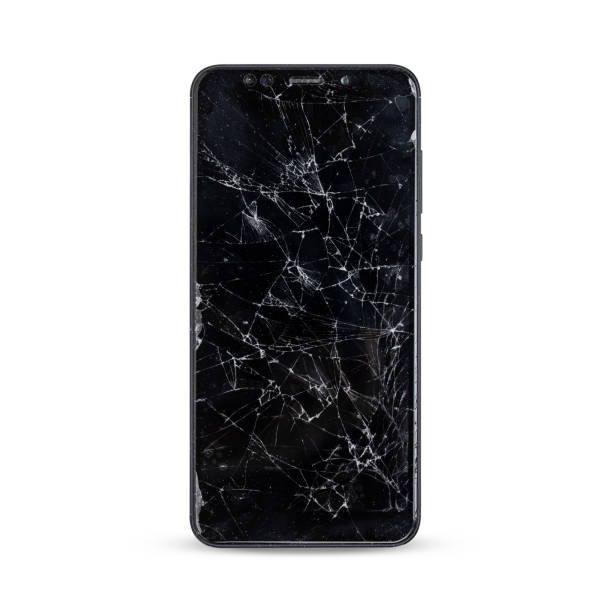
#> input picture Scripts/img.jpg, 612 x 612 px, found by its file name
$ python new.py   (older library calls are emulated)
#> lines starting #> are read from the running program, lines starting #| are printed output that depends on the picture; after the words box and inside, x2 and y2 are one past the last pixel; in counts of white or black regions, pixels touching at a corner belong together
import cv2
import numpy as np

img = cv2.imread("/home/imad/SurgicalToolsPose/Scripts/img.jpg", cv2.IMREAD_GRAYSCALE)
#> img: shape (612, 612); min 0, max 255, mean 186.7

#blurred = cv2.GaussianBlur(img, (3, 3), 0)

# Edge detection
grad_x = cv2.Sobel(img, cv2.CV_64F, 1, 0, ksize=3)
grad_y = cv2.Sobel(img, cv2.CV_64F, 0, 1, ksize=3)
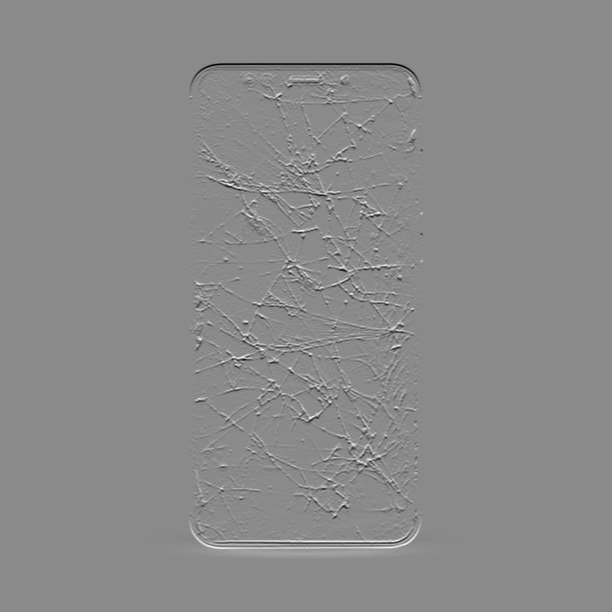
#> grad_y: shape (612, 612) float64; min -828, max 695, mean 0; drawn with min black and max white
magnitude = cv2.magnitude(grad_x, grad_y)
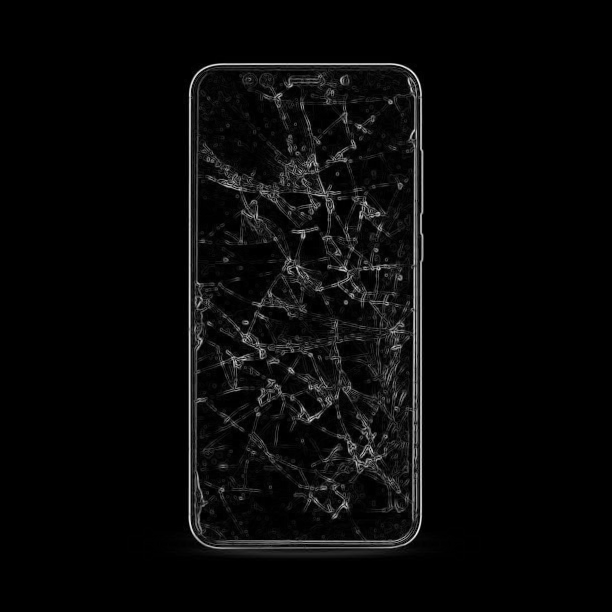
#> magnitude: shape (612, 612) float64; min 0, max 933.6, mean 30.6; drawn with min black and max white

# Thresh
_, edges = cv2.threshold(magnitude, 30, 255, cv2.THRESH_BINARY)
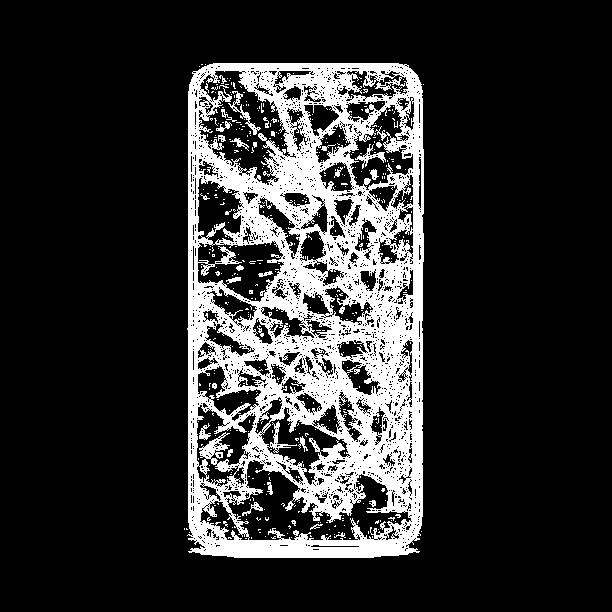
#> edges: shape (612, 612) float64; 18.3% white; 463 white regions (434 under 20 px), largest, box (x1, y1, x2, y2) and area: (187, 63, 424, 558) 65892, (228, 91, 261, 135) 242, (355, 144, 386, 169) 195
edges = edges.astype(np.uint8)

#cleaning
kernel = np.ones((3, 3), np.uint8)
cleaned = cv2.morphologyEx(edges, cv2.MORPH_CLOSE, kernel, iterations=1)
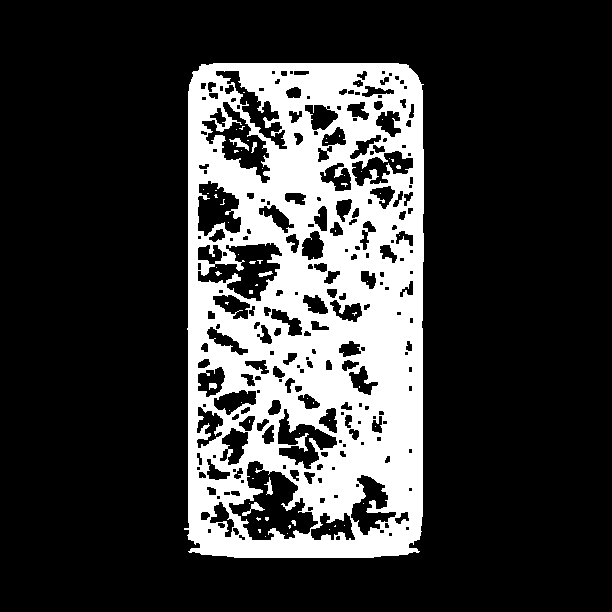
#> cleaned: shape (612, 612); 22.1% white; 66 white regions (58 under 20 px), largest, box (x1, y1, x2, y2) and area: (184, 63, 424, 558) 82280, (242, 502, 265, 516) 101, (229, 138, 249, 151) 97

skeleton = cv2.ximgproc.thinning(cleaned) if hasattr(cv2, 'ximgproc') else cleaned
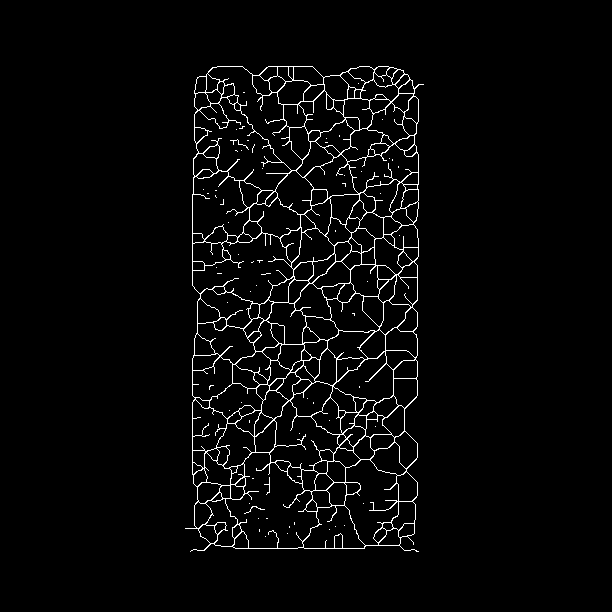
#> skeleton: shape (612, 612); 3.1% white in thin lines or dots, all inside (x1, y1, x2, y2) = (185, 66, 424, 552)

num_labels, labels, stats, centroids = cv2.connectedComponentsWithStats(cleaned)
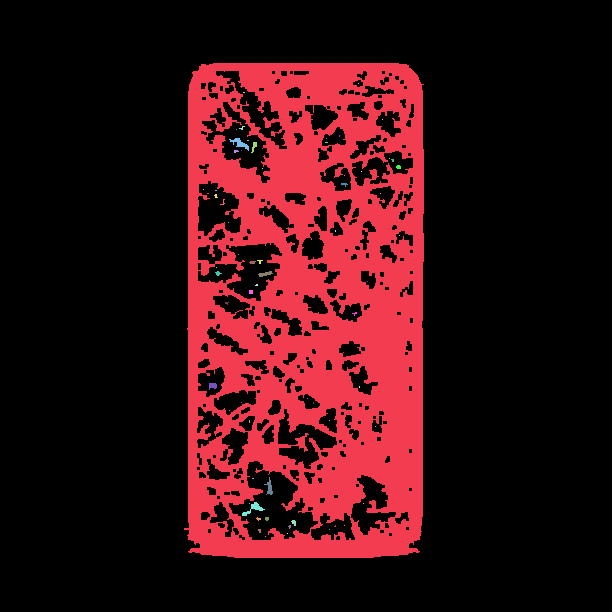
#> labels: shape (612, 612) int32; 67 distinct labels, from 0 to 66; one colour per label, 0 black
#> num_labels = 67; stats = 67 rows, first 6: [0, 0, 612, 612, 291589], [184, 63, 240, 495, 82280], [358, 83, 1, 1, 1], [243, 92, 2, 1, 2], [382, 119, 1, 1, 1], [239, 126, 6, 4, 10]; centroids = 67 pairs, first value 203 to 399, second value 83 to 536

output = cv2.cvtColor(img, cv2.COLOR_GRAY2BGR)

for i in range(1, num_labels):
    x, y, w, h, area = stats[i]
    if area < 20:
        continue
    cv2.rectangle(output, (x, y), (x + w, y + h), (0, 0, 255), 1)
    cv2.putText(output, f"#{i}", (x, y - 5), cv2.FONT_HERSHEY_SIMPLEX, 0.4, (0, 255, 0), 1)
#> this loop made 66 passes
#> (x, y, w, h, area) on passes 1, 8, 11, 36, 42, 52, 55, 59: (184, 63, 240, 495, 82280), (229, 138, 20, 13, 97), (251, 142, 6, 11, 33), (258, 271, 15, 6, 49), (209, 383, 8, 7, 43), (264, 477, 9, 18, 67), (242, 502, 23, 14, 101), (291, 520, 5, 6, 20)
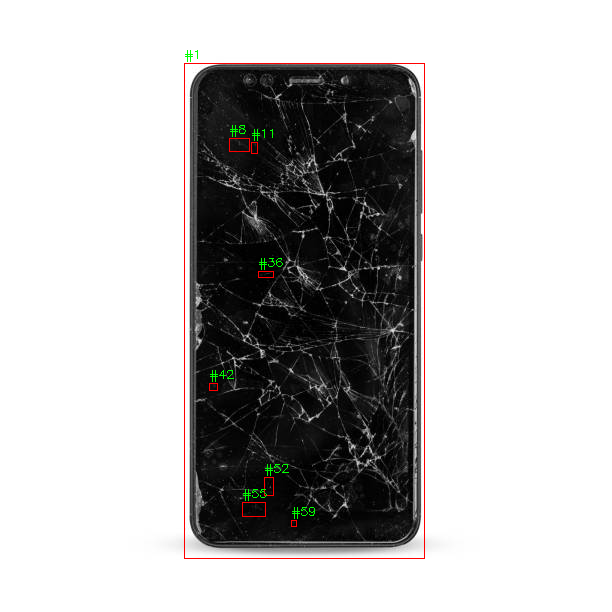
#> output: shape (612, 612, 3); mean B, G, R 185.7, 186, 186.9

cv2.imshow("Original", img)
cv2.imshow("Detected Cracks", output)
cv2.imshow("Edges", edges)
cv2.imshow("Cleaned", cleaned)
cv2.waitKey(0)
cv2.destroyAllWindows()
